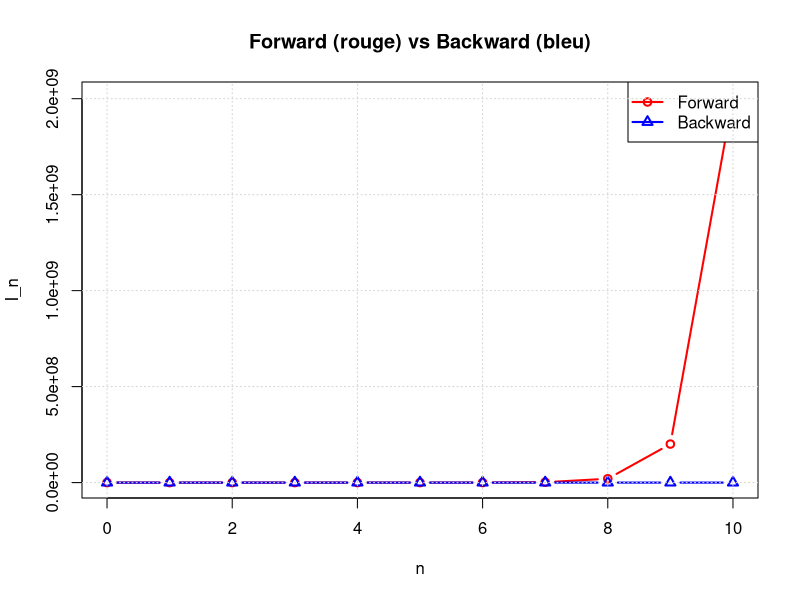
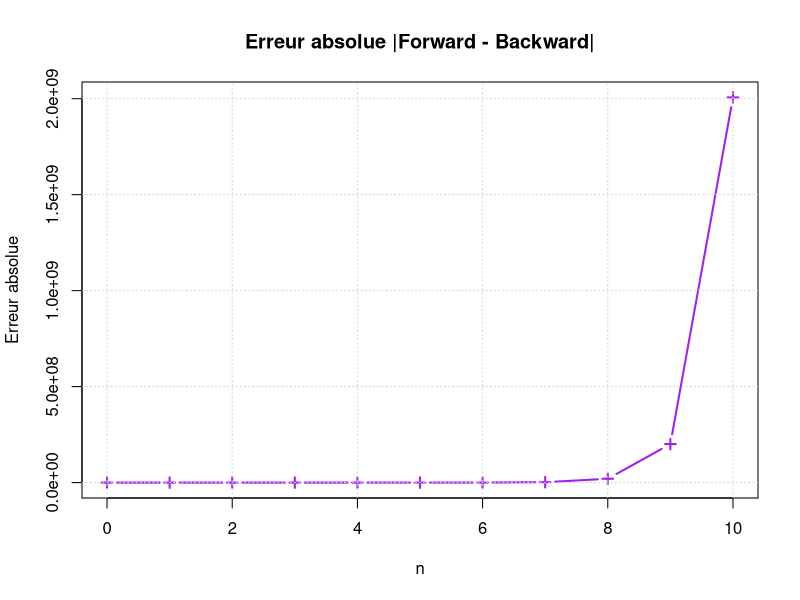
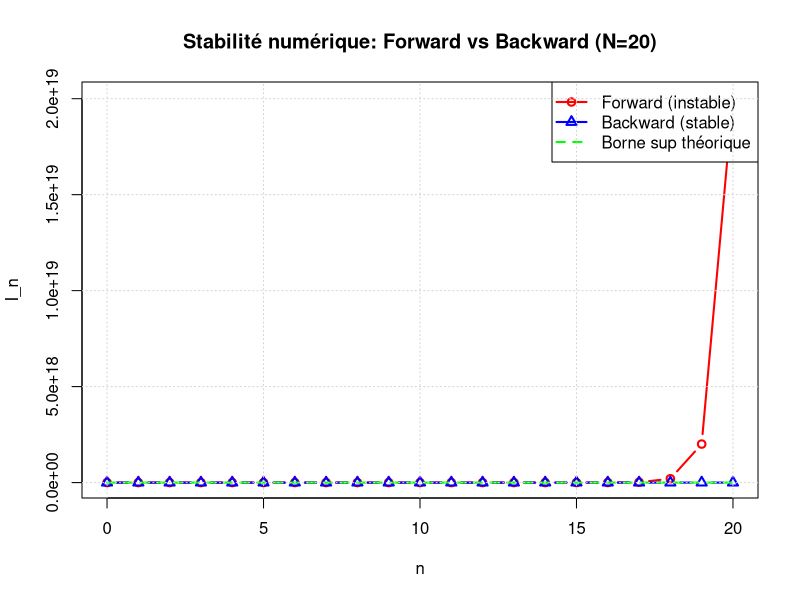

Source code (R) for these figures, in order:
# Exercice 2

# ============================================================================
# CONFIGURATION: Dossier de sortie des images
# ============================================================================
output_dir <- "TP1/Partie 1/output"
if(!dir.exists(output_dir)) {
  dir.create(output_dir, recursive = TRUE)
}

# Paramètres
a <- 10
N <- 10

# ============================================================================
# Calcul de I_n = ∫_0^1 x^n e^{ax} dx par la méthode forward
# ============================================================================

I_f <- numeric(N+1)
I_f[1] <- log((1 + a)/a) # I0
for (n in 2:(N+1)) {
  I_f[n] <- (1/(n-1)) + a * I_f[n-1]
}

# ============================================================================
# Calcul de I_n = ∫_0^1 x^n e^{ax} dx par la méthode backward
# ============================================================================
I_b <- numeric(N+1)
I_b[N+1] <- 0 # approximation pour I_N
for (n in N:1) {
  I_b[n] <- (I_b[n+1] - (1/n)) / a
}

nvals <- 0:N

# ============================================================================
# Graphique 1: Superposition Forward vs Backward
# ============================================================================
png(file.path(output_dir, "Ex2_1_Forward_vs_Backward.png"), width = 900, height = 600)
plot(nvals, I_f, type="b", col="red", pch=1, ylim=range(c(I_f, I_b)), 
     main="Forward (rouge) vs Backward (bleu)", xlab="n", ylab="I_n", lwd = 2)
lines(nvals, I_b, type="b", col="blue", pch=2, lwd = 2)
legend("topright", legend=c("Forward", "Backward"), col=c("red", "blue"), pch=c(1,2), lwd = 2)
grid()
dev.off()

# ============================================================================
# Graphique 2: Erreur absolue
# ============================================================================
err <- abs(I_f - I_b)
png(file.path(output_dir, "Ex2_2_Erreur_absolue.png"), width = 900, height = 600)
plot(nvals, err, type="b", col="purple", pch=3, lwd = 2,
     main="Erreur absolue |Forward - Backward|", xlab="n", ylab="Erreur absolue")
grid()
dev.off()

cat("Les graphiques ont été sauvegardés dans:", file.path(getwd(), output_dir), "\n")

# ============================================================================
# ANALYSE THÉORIQUE: Borne supérieure de l'erreur
# ============================================================================
cat("\n=== ANALYSE THÉORIQUE ===\n\n")

cat("Encadrement: 0 ≤ I_n ≤ ∫₀¹ (x^n / a) dx = 1/(a(n+1))\n\n")

cat("Borne supérieure pour l'erreur théorique |d_n^(m)|:\n")
cat("où d_n^(m) est l'erreur accumulée à l'itération n\n\n")

# Calcul de la borne supérieure
upper_bound <- 1 / (a * (nvals + 1))

cat("Valeurs de I_n (Forward et Backward) et borne supérieure:\n")
cat(sprintf("%-4s %-15s %-15s %-15s\n", "n", "Forward", "Backward", "Borne sup"))
cat(strrep("-", 55), "\n")
for (i in 1:length(nvals)) {
  cat(sprintf("%-4d %-15.8f %-15.8f %-15.8f\n", 
              nvals[i], I_f[i], I_b[i], upper_bound[i]))
}

cat("\nObservations:\n")
cat("- Forward accumule les erreurs d'arrondi et diverge\n")
cat("- Backward reste stable dans les bornes théoriques\n")
cat("- L'erreur Forward-Backward augmente avec n\n\n")

# ============================================================================
# STABILITÉ NUMÉRIQUE DE L'ALGORITHME BACKWARD
# ============================================================================
cat("\n=== STABILITÉ NUMÉRIQUE - ALGORITHME BACKWARD ===\n\n")

cat("L'algorithme backward est numériquement stable pour a > 1:\n")
cat("Preuve: toute erreur ε à l'itération n est atténuée par le facteur 1/a\n")
cat("à l'itération n-1 (en remontant).\n\n")

cat("Chaque erreur est divisée par a à chaque remontée:\n")
cat("d_n-1 = (d_n - 0) / a  =>  erreur divisée par a à chaque pas\n\n")

cat(sprintf("Pour a = %d: facteur d'atténuation = 1/%d = %.4f\n", a, a, 1/a))
cat("=> Les erreurs sont exponentiellement atténuées\n\n")

# ============================================================================
# CALCUL DE I_20 À LA PRÉCISION MACHINE
# ============================================================================
cat("\n=== CALCUL DE I_20 À LA PRÉCISION MACHINE ===\n\n")

N_20 <- 20

# Forward (instable)
I_f_20 <- numeric(N_20 + 1)
I_f_20[1] <- log((1 + a) / a)
for (n in 2:(N_20 + 1)) {
  I_f_20[n] <- (1 / (n - 1)) + a * I_f_20[n - 1]
}

# Backward (stable)
I_b_20 <- numeric(N_20 + 1)
I_b_20[N_20 + 1] <- 0  # approximation pour I_N
for (n in N_20:1) {
  I_b_20[n] <- (I_b_20[n + 1] - (1 / n)) / a
}

cat(sprintf("Résultats pour N = %d:\n\n", N_20))
cat(sprintf("I_20 (Forward, instable):  %.16e\n", I_f_20[N_20 + 1]))
cat(sprintf("I_20 (Backward, stable):   %.16e\n", I_b_20[N_20 + 1]))
cat(sprintf("Borne supérieure théorique: %.16e\n", 1 / (a * (N_20 + 1))))
cat(sprintf("\nDifférence |Forward - Backward|: %.16e\n", abs(I_f_20[N_20 + 1] - I_b_20[N_20 + 1])))

cat("\nLe résultat du backward (stable) est fiable car dans la borne théorique.\n")
cat("Le résultat du forward (instable) a accumulé trop d'erreurs.\n\n")

# Graphique 3: Évolution comparée pour N=20
png(file.path(output_dir, "Ex2_3_Stabilite_N20.png"), width = 900, height = 600)
n_vals_20 <- 0:N_20
plot(n_vals_20, I_f_20, type = "b", col = "red", pch = 1, lwd = 2,
     main = "Stabilité numérique: Forward vs Backward (N=20)",
     xlab = "n", ylab = "I_n", ylim = range(c(I_f_20, I_b_20)))
lines(n_vals_20, I_b_20, type = "b", col = "blue", pch = 2, lwd = 2)
lines(n_vals_20, 1 / (a * (n_vals_20 + 1)), type = "l", col = "green", 
      lwd = 2, lty = 2)
legend("topright", 
       c("Forward (instable)", "Backward (stable)", "Borne sup théorique"),
       col = c("red", "blue", "green"), pch = c(1, 2, NA), lwd = 2, lty = c(1, 1, 2))
grid()
dev.off()

cat("Graphique sauvegardé: Ex2_3_Stabilite_N20.png\n")
